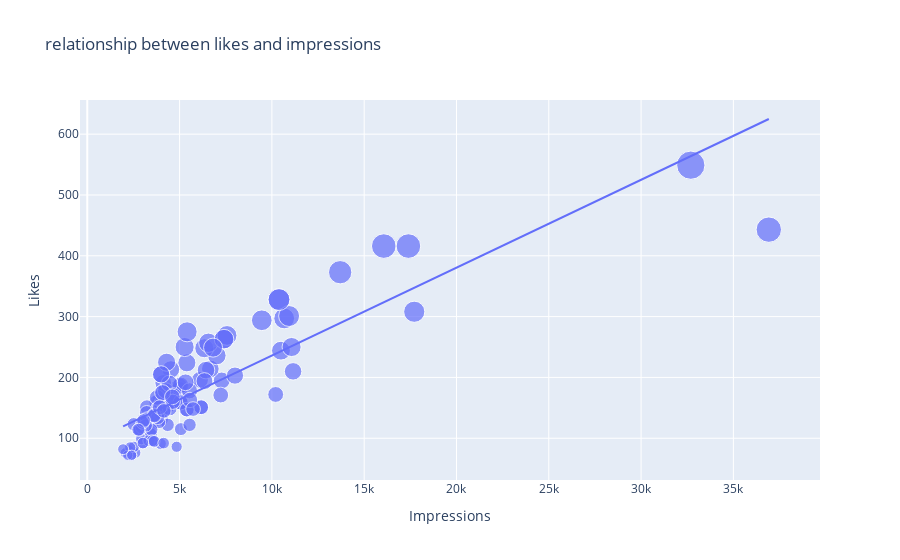

Notebook code for this chart:
### Code cell
figure=px.scatter(data_frame=df,x='Impressions',y='Likes',size='Likes',trendline='ols',title='relationship between likes and impressions')
figure.show()
